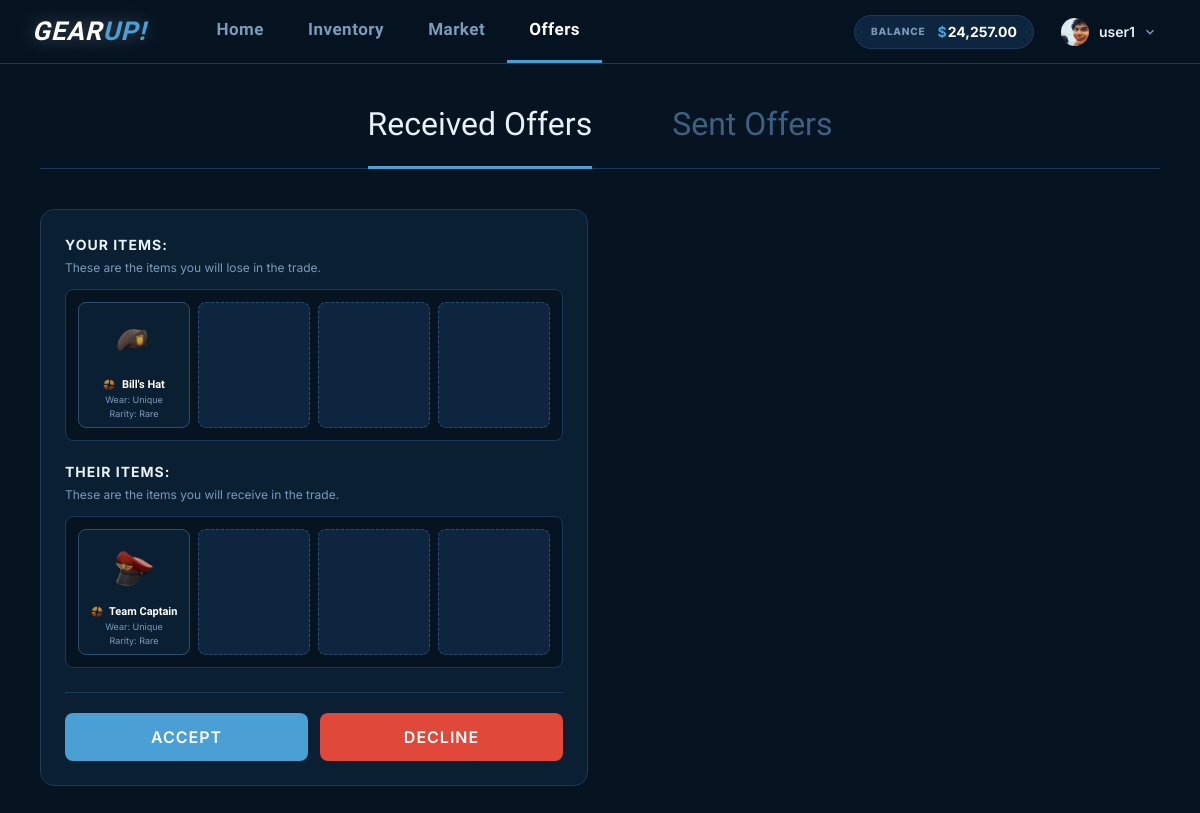
Screenshot of /offers.php (signed in) with the database file from the repository.
### tables this page shows
CREATE TABLE `trade_offers` (
  `id` int(11) NOT NULL,
  `sender_id` int(11) NOT NULL,
  `receiver_id` int(11) NOT NULL,
  `sender_item_id` varchar(255) NOT NULL,
  `receiver_item_id` varchar(255) NOT NULL,
  `status` enum('pending','accepted','declined','cancelled') DEFAULT 'pending',
  `created_at` timestamp NOT NULL DEFAULT current_timestamp()
);

CREATE TABLE `items` (
  `id` int(11) NOT NULL,
  `name` varchar(255) NOT NULL,
  `image` varchar(255) DEFAULT NULL,
  `wear_rating` varchar(100) DEFAULT NULL,
  `rarity` varchar(100) DEFAULT NULL,
  `float_value` decimal(10,8) DEFAULT NULL,
  `game` varchar(50) NOT NULL
);

### offers_func.php (called while the page is built, shortened)
<?php
$user_id = $_SESSION["id"];
function offers_game_info(string $game): array {
    return match(strtolower($game)) {
        'cs2'   => ['name' => 'Counter-Strike 2', 'logo' => 'logos/logo_cs2.png'],
        'dota2' => ['name' => 'Dota 2',           'logo' => 'logos/logo_dota2.png'],
        'rust'  => ['name' => 'Rust',             'logo' => 'logos/logo_rust.webp'],
        'tf2'   => ['name' => 'Team Fortress 2',  'logo' => 'logos/logo_tf2.png'],
        default => ['name' => 'Unknown Game',     'logo' => '']
    };
}
function get_user_offers($link, $user_id, $tab) {
    $offers = [];
    $condition = ($tab === 'sent') ? "sender_id = ?" : "receiver_id = ?";
    $sql = "SELECT id as offer_id, sender_id, receiver_id, sender_item_id, receiver_item_id, status
            FROM trade_offers WHERE $condition AND status = 'pending' ORDER BY created_at DESC";
    $stmt = mysqli_prepare($link, $sql);
    mysqli_stmt_bind_param($stmt, "i", $user_id);
    mysqli_stmt_execute($stmt);
    $res = mysqli_stmt_get_result($stmt);
    while ($row = mysqli_fetch_assoc($res)) {
        $row['sender_items'] = fetch_items_for_offer($link, $row['sender_item_id']);
        $row['receiver_items'] = fetch_items_for_offer($link, $row['receiver_item_id']);
        $offers[] = $row;
    }
    return $offers;
}
function fetch_items_for_offer($link, $item_ids_str) {
    $ids = array_filter(array_map('intval', explode(',', $item_ids_str)));
    $placeholders = implode(',', array_fill(0, count($ids), '?'));
    $types = str_repeat('i', count($ids));
    $stmt = mysqli_prepare($link, "SELECT id, name, image, game, wear_rating, rarity FROM items WHERE id IN ($placeholders)");
    mysqli_stmt_bind_param($stmt, $types, ...$ids);
    mysqli_stmt_execute($stmt);
    $res = mysqli_stmt_get_result($stmt);
    $items = mysqli_fetch_all($res, MYSQLI_ASSOC);
    return $items;
}
?>

### offers.php (the view, shortened to what this page needs)
<?php
require_once "offers_func.php";
$tab = $_GET['tab'] ?? 'received';
$offers = get_user_offers($link, $user_id, $tab);
?>
<!DOCTYPE html>
<html lang="en">
<head>
    <link rel="stylesheet" href="nav_styles.css">
</head>
<body>
<?php include 'nav.php'; ?>
<div class="page">
    <div class="offers-tabs">
        <a href="?tab=received" class="tab-link <?= $tab==='received'?'active':'' ?>">Received Offers</a>
        <a href="?tab=sent" class="tab-link <?= $tab==='sent'?'active':'' ?>">Sent Offers</a>
    </div>
    <div class="offers-grid">
        <?php foreach ($offers as $off):
            $give_items = ($tab === 'received') ? $off['receiver_items'] : $off['sender_items'];
            $receive_items = ($tab === 'received') ? $off['sender_items'] : $off['receiver_items'];
        ?>
        <div class="offer-card">
            <div class="offer-split">
                <div class="trade-side">
                    <div class="steam-side-title">
                        Your items:
                    </div>
                    <div class="steam-side-desc">These are the items you will lose in the trade.</div>
                    <div class="steam-grid">
                        <?php
                        $boxes = max(4, count($give_items));
                        for($i=0; $i<$boxes; $i++):
                            if(isset($give_items[$i])):
                                $gi = offers_game_info($give_items[$i]['game'] ?? '');
                        ?>
                                <div class="steam-box filled" title="<?= htmlspecialchars($give_items[$i]['name']) ?>">
                                    <img src="<?= htmlspecialchars($give_items[$i]['image']) ?>">
                                    <div class="steam-box-name">
                                        <?php if($gi['logo']): ?><img src="<?= $gi['logo'] ?>" style="width:12px;height:12px;vertical-align:middle;margin-right:4px;display:inline-block;margin-bottom:0;"><?php endif; ?>
                                        <?= htmlspecialchars($give_items[$i]['name']) ?>
                                    </div>
                                    <div class="steam-box-meta">Wear: <?= htmlspecialchars($give_items[$i]['wear_rating'] ?? 'N/A') ?></div>
                                    <div class="steam-box-meta">Rarity: <?= htmlspecialchars($give_items[$i]['rarity'] ?? 'N/A') ?></div>
                                </div>
                            <?php else: ?>
                                <div class="steam-box empty"></div>
                            <?php endif;
                        endfor; ?>
                    </div>
                </div>
                <div class="trade-side">
                    <div class="steam-side-title">
                        Their items:
                    </div>
                    <div class="steam-side-desc">These are the items you will receive in the trade.</div>
                    <div class="steam-grid">
                        <?php
                        $boxes = max(4, count($receive_items));
                        for($i=0; $i<$boxes; $i++):
                            if(isset($receive_items[$i])):
                                $gi = offers_game_info($receive_items[$i]['game'] ?? '');
                        ?>
                                <div class="steam-box filled" title="<?= htmlspecialchars($receive_items[$i]['name']) ?>">
                                    <img src="<?= htmlspecialchars($receive_items[$i]['image']) ?>">
                                    <div class="steam-box-name">
                                        <?php if($gi['logo']): ?><img src="<?= $gi['logo'] ?>" style="width:12px;height:12px;vertical-align:middle;margin-right:4px;display:inline-block;margin-bottom:0;"><?php endif; ?>
                                        <?= htmlspecialchars($receive_items[$i]['name']) ?>
                                    </div>
                                    <div class="steam-box-meta">Wear: <?= htmlspecialchars($receive_items[$i]['wear_rating'] ?? 'N/A') ?></div>
                                    <div class="steam-box-meta">Rarity: <?= htmlspecialchars($receive_items[$i]['rarity'] ?? 'N/A') ?></div>
                                </div>
                            <?php else: ?>
                                <div class="steam-box empty"></div>
                            <?php endif;
                        endfor; ?>
                    </div>
                </div>
            </div>
            <form method="POST" class="offer-actions">
                <?php if ($tab==='received'): ?>
                    <button type="submit" name="action" value="accept_offer" class="btn btn-accent btn-large">Accept</button>
                    <button type="submit" name="action" value="decline_offer" class="btn btn-danger btn-large">Decline</button>
                <?php else: ?>
                    <button type="submit" name="action" value="cancel_offer" class="btn btn-danger btn-large">Cancel Offer</button>
                <?php endif; ?>
            </form>
        </div>
        <?php endforeach; ?>
    </div>
</div>
</body>
</html>

### nav_styles.css (style rules this page uses)
*, *::before, *::after { box-sizing: border-box; margin: 0; padding: 0; }
:root { --bg-dark: #061422; --bg-card: #0b1f33; --bg-card-2: #0e2540; --border: #1a3a5c; --border-light: #2a5070; --accent: #4a9fd4; --accent-hover: #5cb8f0; --accent-glow: rgba(74,159,212,0.25); --danger: #e0483a; --danger-hover: #f05545; --success: #3cb878; --warn: #f0a830; --text: #e8f0f8; --text-dim: #7a9ab8; --text-muted: #3d6080; --rarity-covert:#e05050; --rarity-fn: #4caf76; --font-display: 'Rajdhani', sans-serif; --font-body: 'Inter', sans-serif; --radius: 8px; --radius-lg: 14px; --shadow: 0 4px 24px rgba(0,0,0,0.5); --shadow-lg: 0 8px 48px rgba(0,0,0,0.7); }
body { font-family: var(--font-body); background-color: var(--bg-dark); color: var(--text); min-height: 100vh; line-height: 1.5; }
.page { padding: 36px 40px; max-width: 1440px; margin: 0 auto; }
.btn { display: inline-flex; align-items: center; justify-content: center; gap: 6px; padding: 9px 16px; border-radius: var(--radius); font-family: var(--font-body); font-size: 13px; font-weight: 600; cursor: pointer; border: none; text-decoration: none; transition: filter 0.15s, transform 0.1s; white-space: nowrap; }
.btn-accent { background: var(--accent); color: #fff; }
.btn-danger { background: var(--danger); color: #fff; }

### offers.php (style rules this page uses)
.offers-tabs { display: flex; justify-content: center; gap: 80px; margin-bottom: 40px; border-bottom: 1px solid var(--border); padding-bottom: 20px; }
.tab-link { font-family: var(--font-display); font-size: 32px; color: var(--text-muted); text-decoration: none; position: relative; transition: 0.3s; }
.tab-link.active { color: var(--text); }
.tab-link.active::after { content: ''; position: absolute; bottom: -21px; left: 0; width: 100%; height: 3px; background: var(--accent); }
.offers-grid { display: grid; grid-template-columns: 1fr 1fr; gap: 24px; }
.offer-card { background: var(--bg-card); border: 1px solid var(--border); border-radius: var(--radius-lg); padding: 24px; }
.offer-split { display: flex; flex-direction: column; gap: 20px; margin-bottom: 24px; }
.trade-side { width: 100%; }
.steam-side-title { font-size: 14px; font-weight: 700; color: var(--text); margin-bottom: 4px; text-transform: uppercase; letter-spacing: 1px; display: flex; align-items: center; gap: 8px; }
.steam-side-desc { font-size: 12px; color: var(--text-dim); margin-bottom: 12px; }
.steam-grid { display: grid; grid-template-columns: repeat(4, 1fr); gap: 8px; background: var(--bg-dark); padding: 12px; border: 1px solid var(--border); border-radius: var(--radius); min-height: 104px; }
.steam-box { width: 100%; background: var(--bg-card-2); border: 1px dashed var(--border-light); border-radius: var(--radius); display: flex; flex-direction: column; align-items: center; justify-content: flex-start; padding: 8px; position: relative; gap: 4px; text-align: center; }
.steam-box.filled { border-style: solid; border-color: var(--border-light); background: var(--bg-card); }
.steam-box img { width: 100%; height: 60px; object-fit: contain; margin-bottom: 4px; }
.steam-box-name { font-family: var(--font-display); font-size: 11px; font-weight: 700; color: #fff; line-height: 1.1; display: -webkit-box; -webkit-line-clamp: 2; -webkit-box-orient: vertical; overflow: hidden; }
.steam-box-meta { font-size: 9px; color: var(--text-dim); line-height: 1.1; }
.offer-actions { display: flex; gap: 12px; margin-top: 20px; padding-top: 20px; border-top: 1px solid var(--border); }
.btn-large { flex: 1; padding: 14px; font-size: 16px; text-transform: uppercase; letter-spacing: 1px; }

### rows the page displays
items: image (picture), name "Bill's Hat", wear_rating "Unique", rarity "Rare"
items: image (picture), name "Team Captain", wear_rating "Unique", rarity "Rare"

### other values shown
$user_credits "24,257.00"
$user_display_name "user1"
